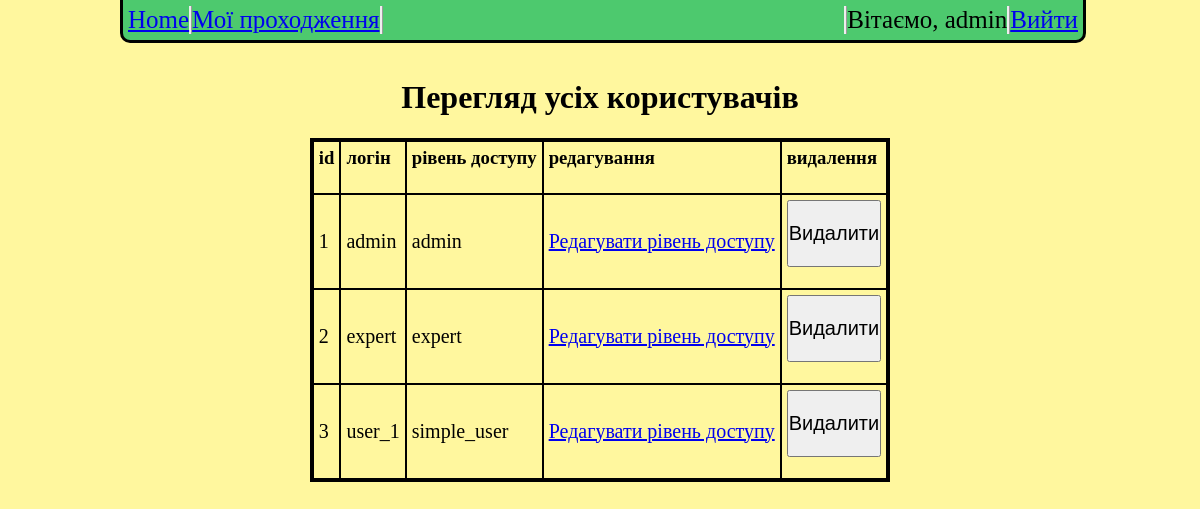
The page /user_management (signed in) on the database its author committed.
### models/user.py (models this page shows, shortened)
class UserModel(db.Model, UserMixin):
    __tablename__ = "user"
    user_id = db.Column(db.Integer, primary_key=True)
    user_login = db.Column(db.String(50), nullable=False, unique=True)
    user_password = db.Column(db.String(100), nullable=False)
    user_access_level = db.Column(db.String(50), nullable=False)
    def get_id(self):
        return(self.user_id)
    @classmethod
    def find_by_id(cls, user_id):
        return UserModel.query.filter_by(user_id=user_id).first()
    @classmethod
    def get_all_users(cls):
        return UserModel.query.all()

### app.py (the view)
@app.route('/user_management')
def admin_user_management():
    users = UserModel.get_all_users()
    return render_template('admin_user_management.html', users=users, user=UserModel(), validate_user=load_user(current_user.get_id()))

### app.py (called while the page is built)
@manager.user_loader
def load_user(user_id):
    return UserModel.query.get(user_id)

@app.after_request
def redirect_to_signin(response):
    if response.status_code == 401:
        return redirect(url_for('login_page') + '?next=' + request.url)
    return response

### templates/admin_user_management.html (shortened to what this page needs)
<html>
    <head>
        <link rel="stylesheet" type="text/css" href="{{ url_for( 'static', filename='css/style.css', v=8) }}">
    </head>
    <body>
        <div class="header">
            <div class="nav_buttons">
                <div class="home_button">
                    <a href="{{url_for('index')}}">Home</a>
                </div>
                <div class="my_posts">
                    <a href="{{url_for('history')}}">Мої проходження</a>
                </div>
            </div>
            <div class="log_buttons">
                {% if validate_user != None %}
                <div class="logout">
                    <a href="{{url_for('logout')}}">Вийти</a>
                </div>
                <div class="logged_in_user">
                    Вітаємо, {{user.find_by_id(current_user.get_id()).user_login}}
                </div>
                {% endif %}
            </div>
        </div>
        <div class="name_of_results">
            <h1>Перегляд усіх користувачів</h1>
        </div>
        <div class="user_table">
            <table border="3" cellpadding="5" cellspacing='0' bordercolor='black' align="center">
                <tr>
                    <td>
                        <b><h3> id </h3></b>
                    </td>
                    <td>
                        <b><h3> логін </h3></b>
                    </td>
                    <td>
                        <b><h3> рівень доступу </h3></b>
                    </td>
                    <td>
                        <b><h3> редагування </h3></b>
                    </td>
                    <td>
                        <b><h3> видалення </h3></b>
                    </td>
                </tr>
                {% for user in users %}
                    <tr>
                        <td>
                            <p>{{ user.user_id }}</p>
                        </td>
                        <td>
                            <p>{{ user.user_login }}</p>
                        </td>
                        <td>
                            <p>{{ user.user_access_level }}</p>
                        </td>
                        <td>
                            <a href="{{url_for('admin_edit_user', user_id=user.user_id)}}"><p>Редагувати рівень доступу</p></a>
                        </td>
                        <td>
                            <form method="POST" action="delete_user">
                                <button type="submit"><p>Видалити</p></button>
                            </form>
                        </td>
                    </tr>
                {% endfor %}
            </table>
        </div>
    </body>
</html>

### static/css/style.css (style rules this page uses)
body { color: black; background-color: #fff79e; }
.name_of_results { text-align: center; padding-top: 50px; }
.header { width: 80%; height: 40px; background-color: #4dc96e; border-bottom-style: solid; border-left-style: solid; border-right-style: solid; border-bottom-left-radius: 10px; border-bottom-right-radius: 10px; position: fixed; top: 0px; left: 10%; z-index: 9999; }
.nav_buttons { display: inline; float: left; margin-top: 6px; margin-left: 5px; font-size: 25px; text-align: center; }
.home_button { width: max-content; border-right-style: ridge; display: inline; float: left; }
.my_posts { width: max-content; border-right-style: ridge; float: left; display: inline; }
.log_buttons { display: inline; float: right; margin-top: 6px; margin-right: 5px; text-align: center; font-size: 25px; }
.logged_in_user { float: right; border-left-style: ridge; }
.logout { float: right; border-left-style: ridge; }
.user_table { text-align: center; }
.user_table p { font-size: 20px; }
.user_table button { padding: 0px; margin: 0px; }

### rows shown on the page
UserModel: find_by_id "admin", user_id "1", user_login "admin", user_access_level "admin"
UserModel: user_id "2", user_login "expert", user_access_level "expert"
UserModel: user_id "3", user_login "user_1", user_access_level "simple_user"
